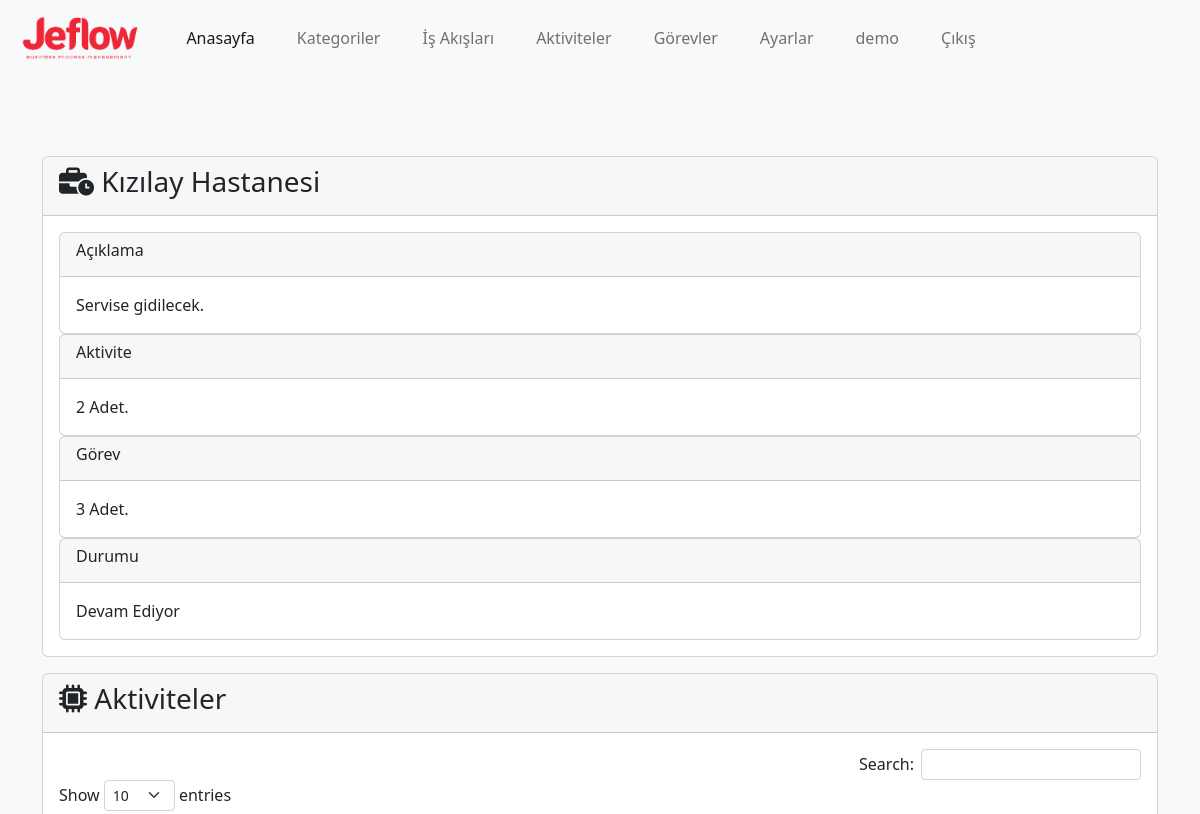
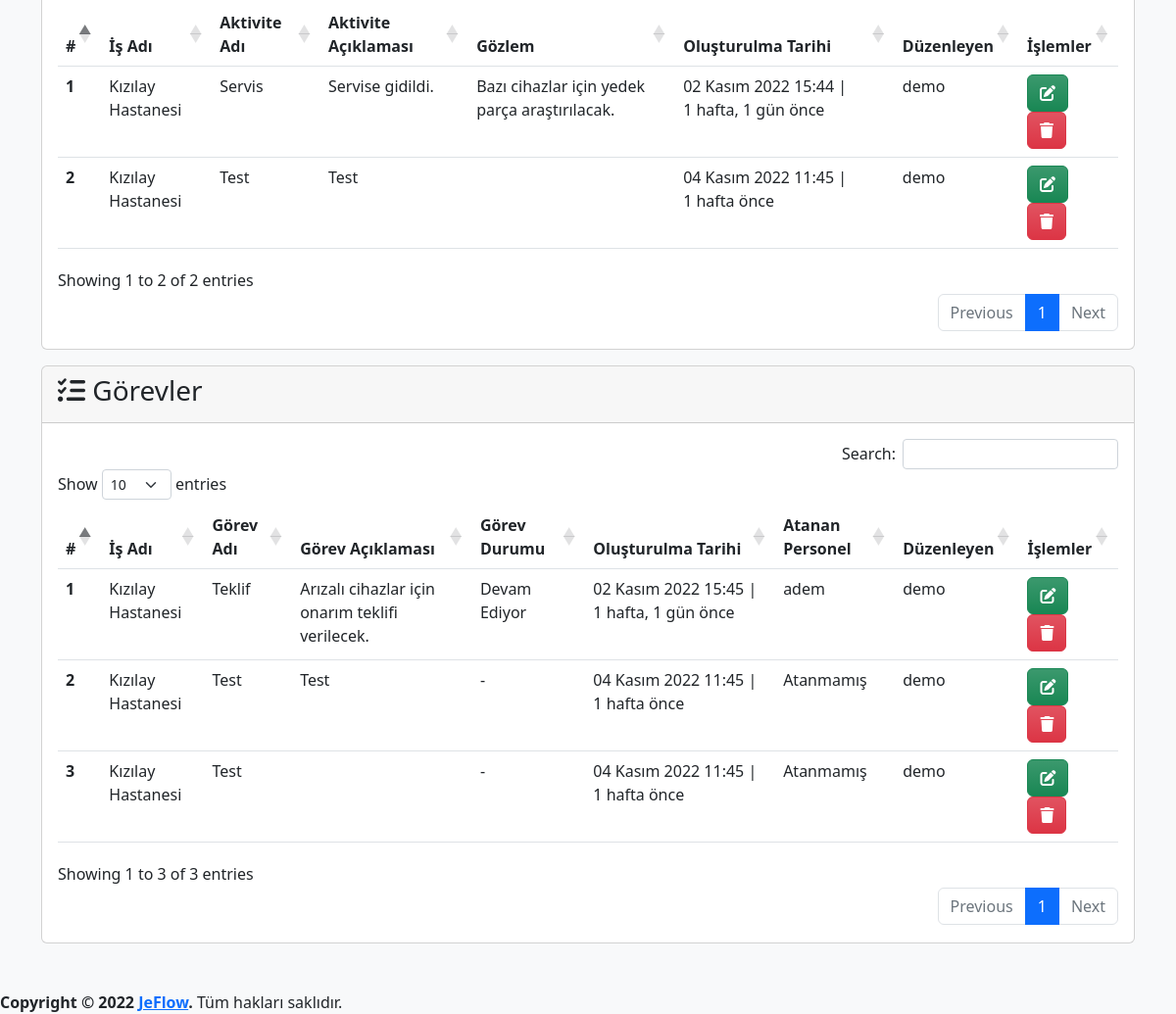
The app's page /process/1/detail (signed in), older data (2 pictures, top to bottom).
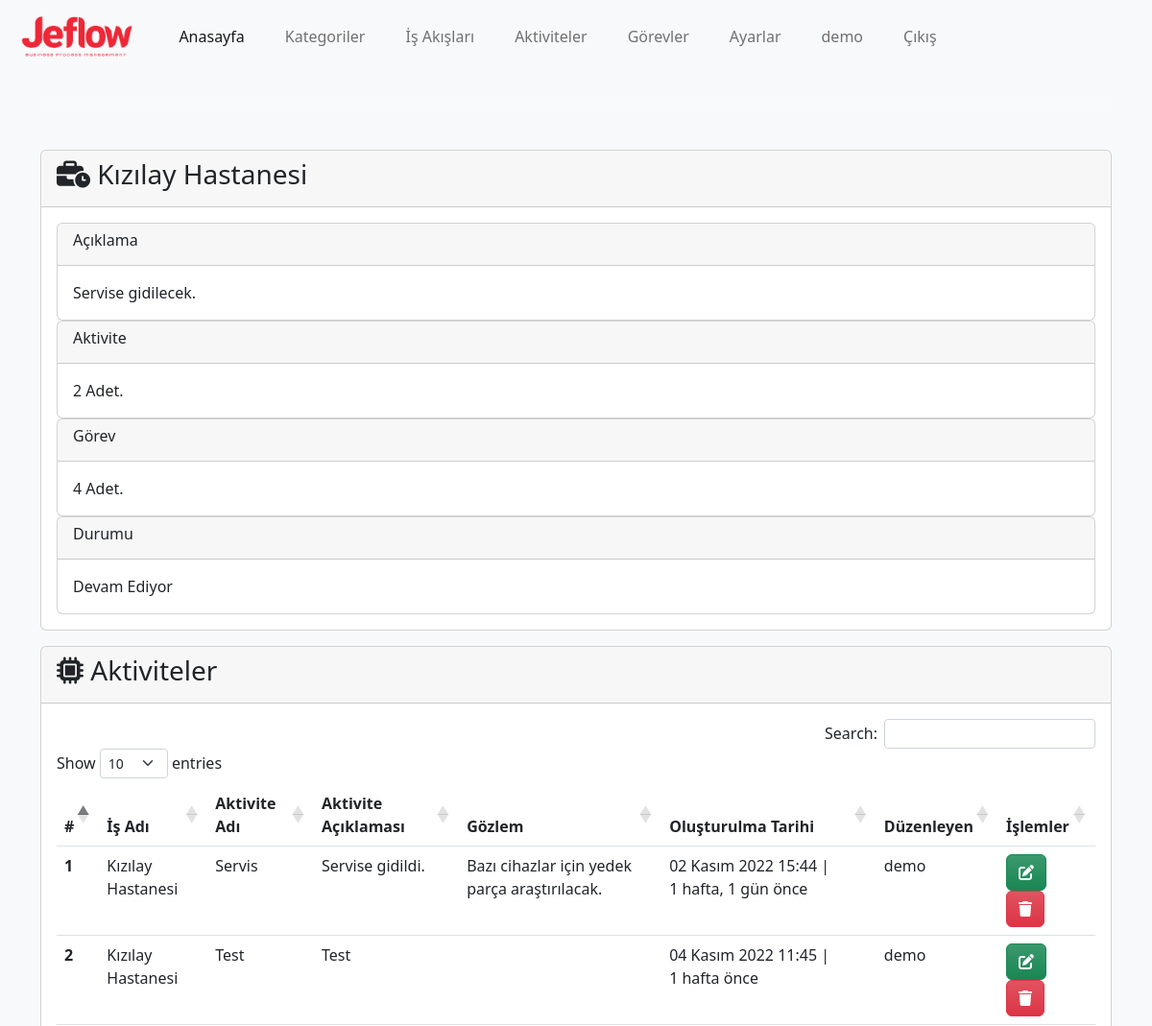
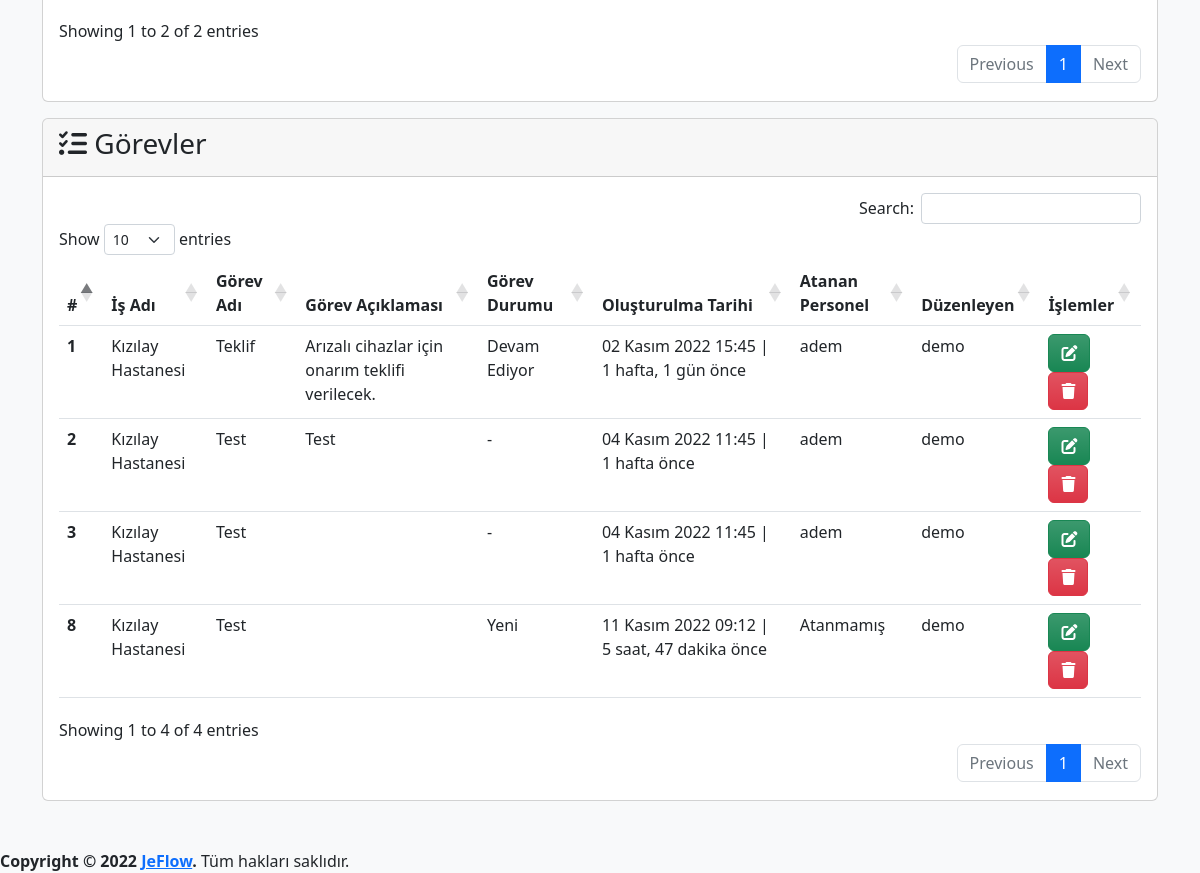
The same page, newer data (2 pictures, top to bottom).
### app/models.py (models this page shows, shortened)
class Process(models.Model):
    category=models.ForeignKey(Category,on_delete=models.CASCADE,verbose_name='Kategori')
    name=models.CharField(max_length=500,verbose_name='İş Akış Adı')
    description=models.TextField(verbose_name='İş Akış Açıklaması', blank=True, null=True)
    state=models.ForeignKey(State, on_delete=models.SET_NULL,verbose_name='Durum', blank=True, null=True)
    created_date=models.DateTimeField(auto_now_add=True, verbose_name='Oluşturulma Tarihi')
    user=models.ForeignKey(User,on_delete=models.CASCADE,verbose_name='Kullanıcı', blank=True, null=True)
    def __str__(self):
        return self.name # + ' - ' + self.created_date.strftime("%d.%m.%Y, %H:%M:%S")
    def activity_count(self):
        activities=Activity.objects.all().filter(process=self)
        return activities.count()
    def task_count(self):
        tasks=Task.objects.all().filter(process=self)
        return tasks.count()
    class Meta:
        verbose_name='İş Akışı'
        verbose_name_plural='İş Akışları'

class State(models.Model):
    name=models.CharField(max_length=100,verbose_name='Durum')
    def __str__(self):
        return self.name
    class Meta:
        verbose_name='Durum'
        verbose_name_plural='Durumlar'

class Activity(models.Model):
    process=models.ForeignKey(Process,on_delete=models.CASCADE,verbose_name='İş Adı')
    name=models.CharField(max_length=500,verbose_name='Aktivite Adı')
    description=models.TextField(verbose_name='Aktivite Açıklaması', blank=True,null=True)
    observation=models.TextField(verbose_name='Gözlem', blank=True,null=True)
    created_date=models.DateTimeField(auto_now_add=True, verbose_name='Oluşturulma Tarihi')
    user=models.ForeignKey(User,on_delete=models.CASCADE,verbose_name='Kullanıcı', blank=True, null=True)
    class Meta:
        verbose_name='Aktive'
        verbose_name_plural='Aktiviteler'

class Task(models.Model):
    process=models.ForeignKey(Process,on_delete=models.CASCADE,verbose_name='İş Adı')
    name=models.CharField(max_length=500,verbose_name='Görev Adı')
    description=models.TextField(verbose_name='Görev Açıklaması', blank=True, null=True)
    state=models.ForeignKey(State, on_delete=models.SET_NULL,verbose_name='Durum', blank=True, null=True)
    assigned_user=models.ForeignKey(User,on_delete=models.SET_NULL,related_name='assigned_user',verbose_name='Atanan Personel', blank=True, null=True)
    created_date=models.DateTimeField(auto_now_add=True, verbose_name='Oluşturulma Tarihi')
    user=models.ForeignKey(User,on_delete=models.CASCADE,verbose_name='Kullanıcı', blank=True, null=True)
    class Meta:
        verbose_name='Görev'
        verbose_name_plural='Görevler'

### app/views.py (the view)
# urls.py: path('process/<int:process_id>/detail', views.process_detail, name='process_detail'),
@login_required(login_url='/user/login/')
def process_detail(request,process_id):
    process=get_object_or_404(Process,pk=process_id)
    activities=Activity.objects.all().filter(process=process)
    tasks=Task.objects.all().filter(process=process)
    context={
        'process':process,
        'activities':activities,
        'tasks':tasks,
    }
    return render(request,'app/process_detail.html',context)

### templates/app/process_detail.html (shortened to what this page needs)
{% extends 'layout.html' %}
{% load humanize %}
{% block content %}
{% load crispy_forms_tags %}
<div class="row mt-3">
    <div class="col-md-12">
        <div class="card">
            <div class="card-header">
                <h3 class="card-title">
                    <i class="fa-solid fa-business-time"></i>
                    {{ process.name }}
                </h3>
            </div>
            <div class="card-body">
                <div class="card">
                    <div class="card-header">
                        <h6 class="card-title">Açıklama</h6>
                    </div>
                    <div class="card-body">
                        {% if process.description %}
                        {{ process.description }}
                        {% else %}
                        Bulunamadı.
                        {% endif %}
                    </div>
                </div>
                <div class="card">
                    <div class="card-header">
                        <h6 class="card-title">Aktivite</h6>
                    </div>
                    <div class="card-body">
                        {% if process.activity_count > 0 %}
                        {{ process.activity_count }} Adet.
                        {% else %}
                        Bulunamadı.
                        {% endif %}
                    </div>
                </div>
                <div class="card">
                    <div class="card-header">
                        <h6 class="card-title">Görev</h6>
                    </div>
                    <div class="card-body">
                        {% if process.task_count > 0 %}
                        {{ process.task_count }} Adet.
                        {% else %}
                        Bulunamadı.
                        {% endif %}
                    </div>
                </div>
                <div class="card">
                    <div class="card-header">
                        <h6 class="card-title">Durumu</h6>
                    </div>
                    <div class="card-body">
                        {{ process.state }}
                    </div>
                </div>
            </div>
        </div>
    </div>
</div>
<div class="row mt-3">
    <div class="col-md-12">
        <div class="card">
            <div class="card-header">
                <h3 class="card-title">
                    <i class="fa-solid fa-microchip"></i>
                    Aktiviteler
                </h3>
            </div>
            <div class="card-body">
                {% if activities %}
                <table id="activity" class="table table-hover">
                    <thead>
                        <tr>
                            <th scope="col">#</th>
                            <th scope="col">İş Adı</th>
                            <th scope="col">Aktivite Adı</th>
                            <th scope="col">Aktivite Açıklaması</th>
                            <th scope="col">Gözlem</th>
                            <th scope="col">Oluşturulma Tarihi</th>
                            <th scope="col">Düzenleyen</th>
                            <th scope="col">İşlemler</th>
                        </tr>
                    </thead>
                    <tbody>
                        {% for activity in activities %}
                        <tr>
                            <th scope="row">{{ activity.id }}</th>
                            <td>{{ activity.process }}</td>
                            <td>{{ activity.name }}</td>
                            <td>{{ activity.description }}</td>
                            <td>{{ activity.observation }}</td>
                            <td>{{ activity.created_date }} | {{ activity.created_date | timesince}} önce</td>
                            <td>{{ activity.user }}</td>
                            <td>
                                <a class="btn btn-success bg-gradient" href="{% url 'activity_update' activity.id %}"
                                    data-bs-toggle="popover" data-bs-trigger="hover" data-bs-title="Düzenle"
                                    data-bs-content="Seçili satırdaki kaydı düzenler.">
                                    <i class="fa-solid fa-pen-to-square"></i>
                                </a>
                                <a class="btn btn-danger bg-gradient" href="{% url 'activity_delete' activity.id %}"
                                    data-bs-toggle="popover" data-bs-trigger="hover" data-bs-title="Sil"
                                    data-bs-content="Seçili satırdaki kaydı siler.">
                                    <i class="fa-solid fa-trash"></i>
                                </a>
                            </td>
                        </tr>
                        {% endfor %}
                    </tbody>
                </table>
                {% else %}
                <div class="alert alert-warning">
                    <p>Aktivite bulunamadı.</p>
                </div>
                {% endif %}
            </div>
        </div>
    </div>
</div>
<div class="row mt-3">
    <div class="col-md-12">
        <div class="card">
            <div class="card-header">
                <h3 class="card-title">
                    <i class="fa-solid fa-list-check"></i>
                    Görevler
                </h3>
            </div>
            <div class="card-body">
                {% if tasks %}
                <table id="task" class="table table-hover">
                    <thead>
                        <tr>
                            <th scope="col">#</th>
                            <th scope="col">İş Adı</th>
                            <th scope="col">Görev Adı</th>
                            <th scope="col">Görev Açıklaması</th>
                            <th scope="col">Görev Durumu</th>
                            <th scope="col">Oluşturulma Tarihi</th>
                            <th scope="col">Atanan Personel</th>
                            <th scope="col">Düzenleyen</th>
                            <th scope="col">İşlemler</th>
                        </tr>
                    </thead>
                    <tbody>
                        {% for task in tasks %}
                        <tr>
                            <th scope="row">{{ task.id }}</th>
                            <td>{{ task.process }}</td>
                            <td>{{ task.name }}</td>
                            <td>{{ task.description }}</td>
                            <td>
                                {% if task.state is not None %}
                                {{task.state}}
                                {% else %}
                                -
                                {% endif %}
                            </td>
                            <td>{{ task.created_date }} | {{ task.created_date | timesince}} önce</td>
                            <td>
                                {% if task.assigned_user is not None%}
                                {{ task.assigned_user }}
                                {% else %}
                                Atanmamış
                                {% endif %}
                            </td>
                            <td>{{ task.user }}</td>
                            <td>
                                <a class="btn btn-success bg-gradient" href="{% url 'task_update' task.id %}"
                                    data-bs-toggle="popover" data-bs-trigger="hover" data-bs-title="Düzenle"
                                    data-bs-content="Seçili satırdaki kaydı düzenler.">
                                    <i class="fa-solid fa-pen-to-square"></i>
                                </a>
                                <a class="btn btn-danger bg-gradient" href="{% url 'task_delete' task.id %}"
                                    data-bs-toggle="popover" data-bs-trigger="hover" data-bs-title="Sil"
                                    data-bs-content="Seçili satırdaki kaydı siler.">
                                    <i class="fa-solid fa-trash"></i>
                                </a>
                            </td>
                        </tr>
                        {% endfor %}
                    </tbody>
                </table>
                {% else %}
                <div class="alert alert-warning">
                    <p>Görev bulunamadı.</p>
                </div>
                {% endif %}
            </div>
        </div>
    </div>
</div>
{% endblock %}

### templates/layout.html (shortened to what this page needs)
{% load static %}
<!doctype html>
<html lang="tr">
<head>
  <link rel="stylesheet" href="{% static 'css/jeflow.css' %}">
  <link href="https://cdn.jsdelivr.net/npm/bootstrap@5.2.2/dist/css/bootstrap.min.css" rel="stylesheet"
>
  <link href="https://cdn.jsdelivr.net/npm/select2@4.1.0-rc.0/dist/css/select2.min.css" rel="stylesheet" />
  <link rel="stylesheet" type="text/css" href="https://cdn.datatables.net/1.12.1/css/dataTables.bootstrap5.min.css">
  <link rel="stylesheet" type="text/css"
    href="https://cdn.datatables.net/responsive/2.3.0/css/responsive.dataTables.min.css">
  <link rel="stylesheet" type="text/css" href="https://cdn.datatables.net/buttons/2.2.3/css/buttons.bootstrap5.min.css">
</head>
<body class="bg-light">
  <header>
    <nav class="navbar navbar-expand-lg navbar-light">
      <div class="container-fluid">
        <a class="navbar-brand" href="{% url 'index' %}">
          <img class="logo" src="{% static 'img/logo-text.png' %}" alt="JeFlow">
        </a>
        <div class="collapse navbar-collapse" id="navbarNavDropdown">
          <ul class="navbar-nav">
            <li class="nav-item btn btn-light">
              <a class="nav-link active" aria-current="page" href="{% url 'index' %}">Anasayfa</a>
            </li>
            {% if user.is_authenticated %}
            <li class="nav-item btn btn-light">
              <a class="nav-link" href="{% url 'category' %}">Kategoriler</a>
            </li>
            <li class="nav-item btn btn-light">
              <a class="nav-link" href="{% url 'process' %}">İş Akışları</a>
            </li>
            <li class="nav-item btn btn-light">
              <a class="nav-link" href="{% url 'activity' %}">Aktiviteler</a>
            </li>
            <li class="nav-item btn btn-light">
              <a class="nav-link" href="{% url 'task' %}">Görevler</a>
            </li>
            <li class="nav-item btn btn-light">
              <a href="{% url 'settings' %}" class="nav-link">Ayarlar</a>
            </li>
            <li class="nav-item btn btn-light">
              <a href="#" class="nav-link">{{ user }}</a>
            </li>
            <li class="nav-item btn btn-light">
              <a class="nav-link" href="javascript:{document.getElementById('logout').submit()}">Çıkış</a>
            </li>
            {% else %}
            <li class="nav-item btn btn-light">
              <a class="nav-link" href="{% url 'register' %}">Kayıt Ol</a>
            </li>
            {% endif %}
          </ul>
        </div>
      </div>
    </nav>
  </header>
  <main>
    <div class="container mt-4">
      <div class="row mb-3">
        <div class="col-md-12">
          <div class="card border-0 text-center text-bg-light bg-gradient">
            <div class="card-body">
            </div>
          </div>
        </div>
      </div>
      {% block content %}
      {% endblock %}
    </div>
  </main>
  <footer class="mt-5">
    <strong>Copyright &copy; 2022 <a href="http://jeflow.herokuapp.com">JeFlow</a>.</strong>
    Tüm hakları saklıdır.
  </footer>
</body>
</html>

### static/css/jeflow.css (style rules this page uses)
img.logo { height: 50px; }

Row changes from the older to the newer data that the page shows:
computed for Process "Kızılay Hastanesi": task_count "3" → "4"
changed Task id 2: assigned_user (not shown) → "adem"; no longer shows "Atanmamış"
changed Task id 3: assigned_user (not shown) → "adem"; no longer shows "Atanmamış"
added Task: id "8", process "Kızılay Hastanesi", name "Test", state "Yeni", created_date "11 Kasım 2022 09:12", created_date "5 saat, 47 dakika", shows "Atanmamış", user "demo"
Text that changed along with them:
text written by a page script: "Search: Show entries Showing 1 to 3 of 3 entries Previous 1 Next" → "Search: Show entries Showing 1 to 4 of 4 entries Previous 1 Next"
